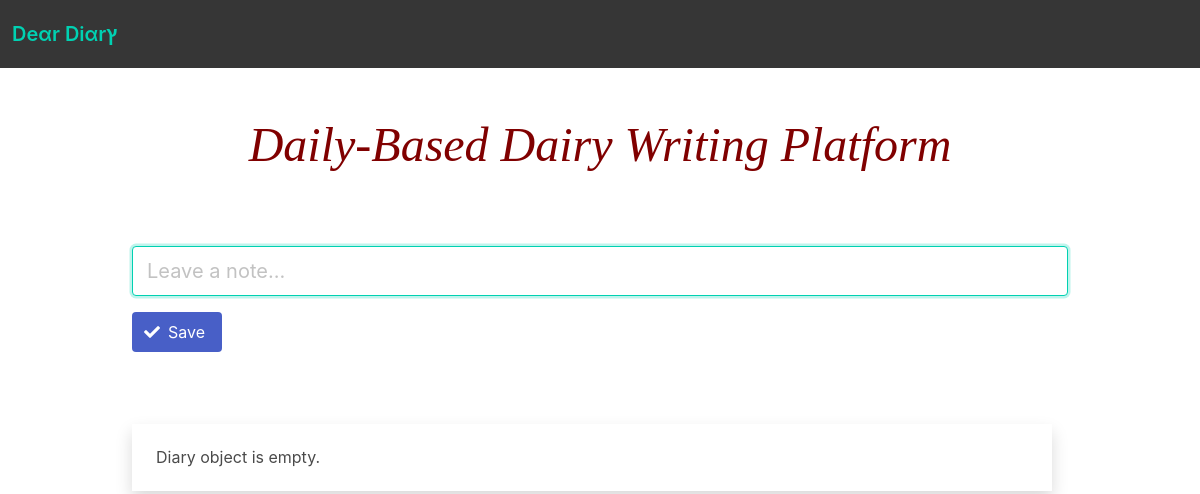
/Dairy-Writing/ (signed in), run on an earlier commit of the app's database.
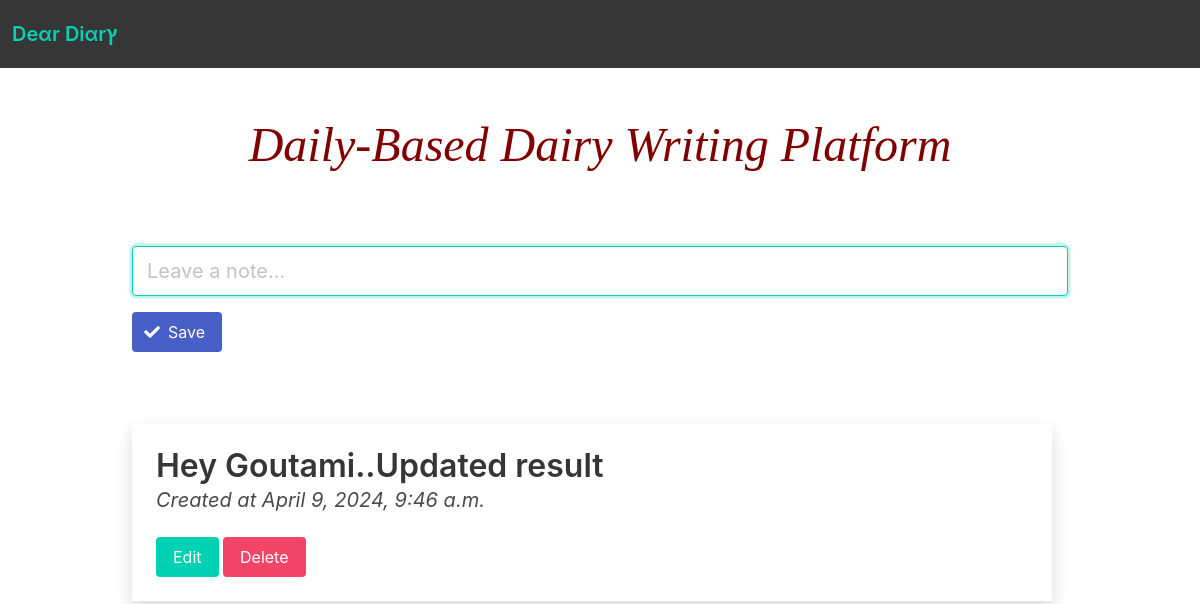
And on a later commit of the database.
### App/models.py (models this page shows, shortened)
class Diary_Writing(models.Model):
    text = models.TextField(null=True,blank=True)
    data_created = models.DateTimeField(auto_now_add=True,null=True,blank=True)
    class Meta:
        ordering = ('-data_created',)
        verbose_name_plural = 'Diary'

### App/views.py (the view)
# urls.py: path('Dairy-Writing/',views.DairyModule,name="Dairy-Writing"),
@login_required(login_url='login')
def DairyModule(request):
    if request.method == 'POST':
        text = request.POST.get('editordata')
        diary_post = Diary_Writing(text=text)
        diary_post.save()
    diary_post = Diary_Writing.objects.all()
    page = request.GET.get('page', 1)
    paginator = Paginator(diary_post, 3)
    try:
        diary_post = paginator.page(page)
    except PageNotAnInteger:
        diary_post = paginator.page(1)
    except EmptyPage:
        diary_post = paginator.page(paginator.num_pages)
    context = {'diary_post':diary_post}
    return render(request, 'diary.html', context)

### App/templates/diary.html (shortened to what this page needs)
<!DOCTYPE html>
{% load static %}
{% block content %}
<body>
{% include  'title_of_diary.html' %}
<br><br><center>
<h1 class="header"><i>Daily-Based Dairy Writing Platform</i></h1></center>
    <div class="container pt-5 mt-6">
        <form method="post">
            <div class="control">
                <input class="input is-primary is-focused is-medium" name="editordata" type="text"
                    placeholder="Leave a note...">
            </div>
            <span>
                <button class="button is-link mt-4" type="submit">
                    <span class="icon is-small">
                        <i class="fas fa-check"></i>
                    </span>
                    <span>Save</span>
                </button>
            </span>
        </form>
    </div>
    <div class="container pt-6 mt-5">
        <div class="d-grid gap-2 d-md-block mr-4 p-5 shadow">
            {% for post in diary_post %}
            <h1 class="title">
                {{ post.text }}
            </h1>
            <h2 class="subtitle is-italic">
                Created at {{ post.data_created }}
            </h2>
            <a href="{% url 'update_diary' post.id %}" class="button is-primary" role="button" aria-pressed="true">Edit</a>
            <a href="{% url 'delete_diary' post.id %}" class="button is-danger" role="button" aria-pressed="true">Delete</a>
            <br>
            {% empty %}
            <h2>Diary object is empty.</h2>
            {% endfor %}
        </div>
    </div>
{% endblock %}

### App/templates/title_of_diary.html (shortened to what this page needs)
<!DOCTYPE html>
<html lang="en">
{% load static %}
<head>
    <link href="https://cdn.jsdelivr.net/npm/bootstrap@5.0.0-beta3/dist/css/bootstrap.min.css" rel="stylesheet">
    <link rel="stylesheet" href="https://cdn.jsdelivr.net/npm/bulma@0.9.2/css/bulma.min.css">
    <link rel="stylesheet" href="https://pro.fontawesome.com/releases/v5.10.0/css/all.css" />
</head>
<body>
    <nav class="navbar is-dark" role="navigation" aria-label="main navigation">
        <div class="navbar-brand">
            <a class="navbar-item" href="/">
                <h3 class="has-text-weight-semibold has-text-primary">Deαr Diαrץ</h3>
            </a>
        </div>
    </nav>
</body>
</html>

### App/templates/diary.html (style rules this page uses)
.header { font-size:300%; font-family:verdana; color:maroon; }

What changed in the data, as far as the page shows it:
added Diary_Writing: text "Hey Goutami..Updated result", data_created "April 9, 2024, 9:46 a.m."
Also different on the page:
text no longer shown: "Diary object is empty."
